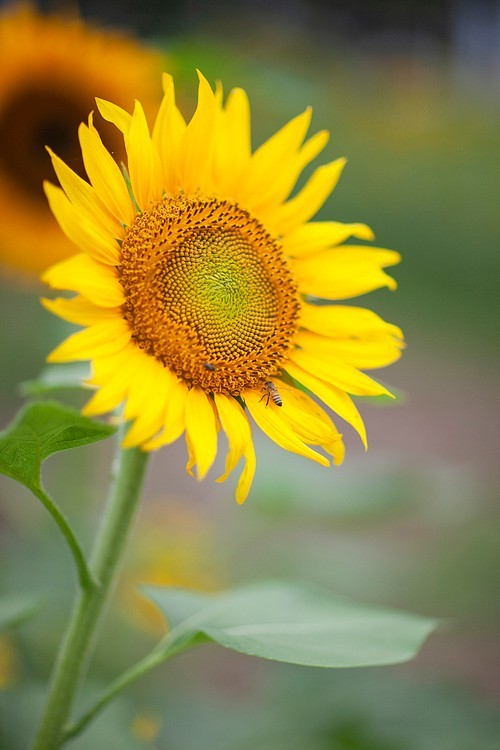
#> input picture C121/1234.jpg, 500 x 750 px
$ jupyter execute C121.ipynb
#> lines starting #> are read from the running program, lines starting #| are printed output that depends on the picture
[cell 1]
import numpy as np

[cell 2]
import cv2

[cell 3]
img = cv2.imread('1234.jpg',0)
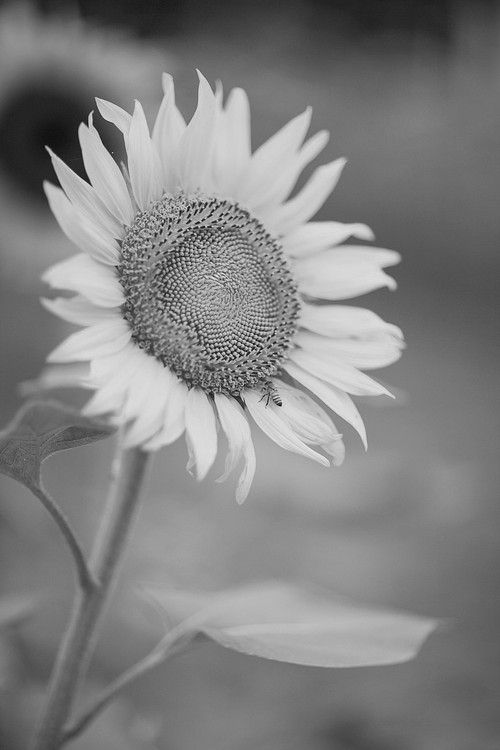
#> img: shape (750, 500); min 3, max 239, mean 129.3

[cell 4]
cv2.imshow('image',img)
cv2.waitKey(0)
cv2.destroyAllWindows()

[cell 5]
cv2.imshow('image',img)
k = cv2.waitKey(0)
#> (key Esc is pressed here)
